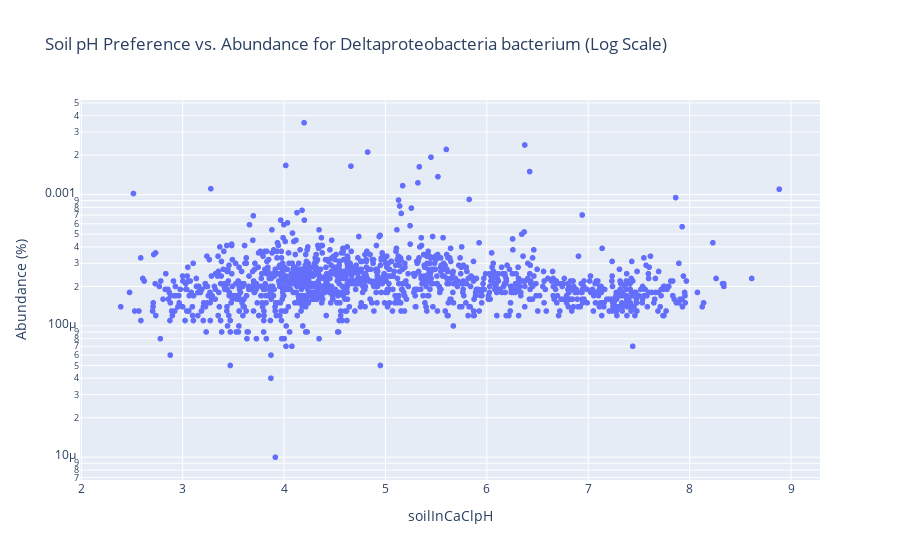

Notebook code cell kept with this figure:
### Code cell
# Adjust the plot to better visualize small abundance percentages by applying a logarithmic scale to the y-axis
import pandas as pd
import plotly.express as px

# Paths to the data files
abundance_file_path = 'data/species_abundance_filt.csv'
organism_subset_file_path = 'data/organism_data_to_subset.csv'

# Load both files
# species_abundance_filt.csv: This file contains abundance data for different species, 
# used to filter and visualize abundance patterns based on environmental variables such as soil pH.
# The column "taxon" in this file corresponds to "Species of interest" in organism_data_to_subset.csv,
# allowing the two datasets to be merged for visualization.
df_abundance = pd.read_csv(abundance_file_path)

# organism_data_to_subset.csv: This file contains information on environmental preferences for various species,
# such as soil pH preference. The column "Species of interest" in this file aligns with "taxon" in
# species_abundance_filt.csv, enabling filtering and visualization based on specific environmental preferences.
df_to_subset = pd.read_csv(organism_subset_file_path)

# Specify the target species name
species_name = "Deltaproteobacteria bacterium"

# Merge data on species name to include 'percentage' from abundance data
merged_data = pd.merge(
    df_to_subset, df_abundance, 
    left_on='Species of interest', right_on='name', 
    how='inner'
)
print(df_abundance.shape)
print(df_to_subset.shape)
print(merged_data.shape)
# Filter for the target species
single_species_obs = merged_data[merged_data['Species of interest'] == species_name]

# Check for 'percentage' column and plot
if 'soilInCaClpH' in single_species_obs.columns and 'percentage' in single_species_obs.columns:
    # Create a scatter plot for soil pH against abundance with logarithmic y-axis scale
    print(single_species_obs)
    fig = px.scatter(
        single_species_obs,
        x='soilInCaClpH',  # Soil pH preference on the x-axis
        y='percentage',     # Abundance on the y-axis, with a small scale
        title=f"Soil pH Preference vs. Abundance for {species_name} (Log Scale)",
        labels={'pH_preference': 'Soil pH Preference', 'percentage': 'Abundance (%)'},
        hover_name='Species of interest',
        log_y=True  # Apply logarithmic scale to the y-axis for better visualization of small values
    )
    fig.show()

### Figure 1 — Plotly figure (JSON) as saved in the notebook; plotly's stock layout.template omitted (floating-point values rounded to 4 significant figures; data arrays with more than 128 entries replaced by an {"elided": "..."} marker saying what was removed)
{"data": [{"hovertemplate": "<b>%{hovertext}</b><br><br>soilInCaClpH=%{x}<br>Abundance (%)=%{y}<extra></extra>", "hovertext": {"elided": "1357 str values"}, "legendgroup": "", "marker": {"color": "#636efa", "symbol": "circle"}, "mode": "markers", "name": "", "showlegend": false, "type": "scattergl", "x": {"elided": "1357 float values"}, "xaxis": "x", "y": {"elided": "1357 float values"}, "yaxis": "y"}], "layout": {"legend": {"tracegroupgap": 0}, "title": {"text": "Soil pH Preference vs. Abundance for Deltaproteobacteria bacterium (Log Scale)"}, "xaxis": {"anchor": "y", "domain": [0, 1], "title": {"text": "soilInCaClpH"}}, "yaxis": {"anchor": "x", "domain": [0, 1], "title": {"text": "Abundance (%)"}, "type": "log"}}}
